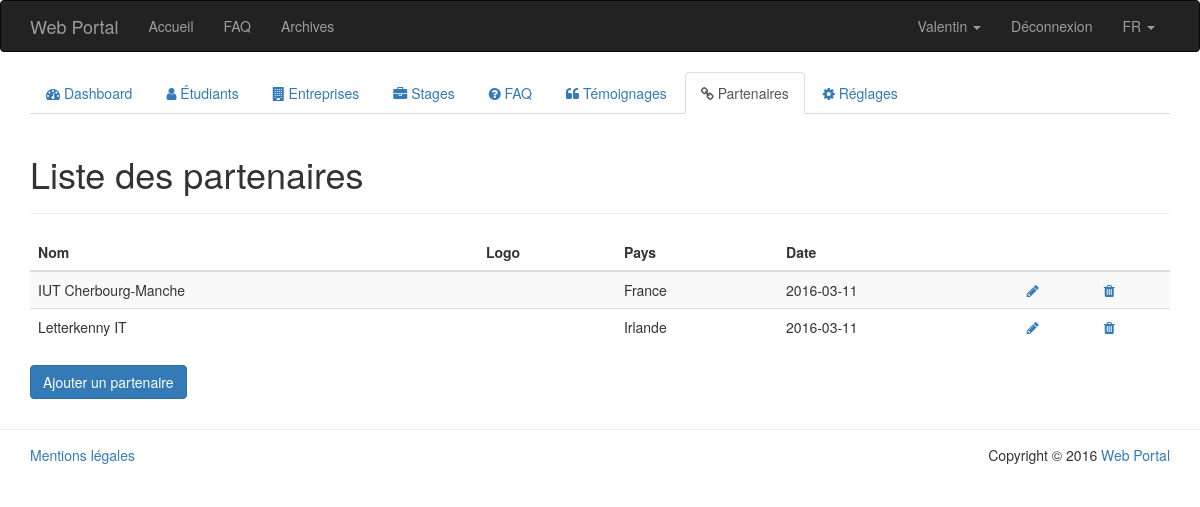
Page /PHP/public/index.php?page=admin/partners-list (signed in) on the earlier database version.
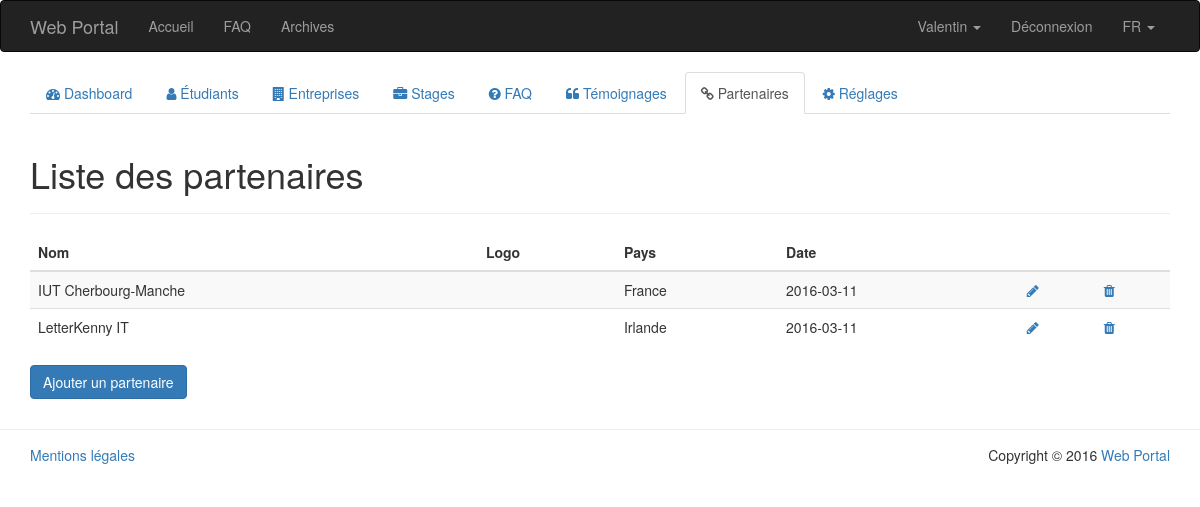
Same page on the later database version.
### tables this page shows
CREATE TABLE IF NOT EXISTS `student` (
  `id` int(11) NOT NULL AUTO_INCREMENT,
  `first_name` varchar(64) NOT NULL,
  `last_name` varchar(64) NOT NULL,
  `country` enum('France','Irlande') NOT NULL,
  `skill` int(11) NOT NULL,
  `email` varchar(64) NOT NULL,
  `password` varchar(64) NOT NULL,
  `cv` varchar(128) NOT NULL,
  `portfolio` varchar(128) NOT NULL,
  `admin` tinyint(1) NOT NULL DEFAULT '0',
  `available` tinyint(1) NOT NULL DEFAULT '1',
  `activated` tinyint(1) NOT NULL,
  `register_date` date NOT NULL,
  PRIMARY KEY (`id`),
  KEY `skill` (`skill`)
);

CREATE TABLE IF NOT EXISTS `partner` (
  `id` int(11) NOT NULL AUTO_INCREMENT,
  `name` varchar(64) NOT NULL,
  `logo` varchar(128) NOT NULL,
  `country` enum('France','Irlande') NOT NULL,
  `register_date` date NOT NULL,
  PRIMARY KEY (`id`)
);

### PHP/app/model/Autoloader.php (called while the page is built, shortened)
<?php
	class Autoloader {
		public static function appAutoload($class) {
			$class = str_replace('\\', '/', $class);
		}
	}
?>

### PHP/app/model/Student.class.php (called while the page is built, shortened)
<?php
	class Student {
		public function __get($nom){
			return $this->$nom;
		}
		public static function getStudentById($id) {
			$db = PDOConnexion::getInstance();
			$sql = 'SELECT * FROM student WHERE id = :id';
			$sth = $db->prepare($sql);
			$sth->setFetchMode(PDO::FETCH_CLASS|PDO::FETCH_PROPS_LATE, 'Student');
			$sth->execute(array(
				':id' => $id
			));
			return $sth->fetch();
		}
	}
?>

### PHP/app/model/Partner.class.php (called while the page is built, shortened)
<?php
	class Partner {
		public function __get($nom){
			return $this->$nom;
		}
		public static function getPartnersList() {
			$db = PDOConnexion::getInstance();
			$sql = 'SELECT * FROM partner';
			$sth = $db->prepare($sql);
			$sth->setFetchMode(PDO::FETCH_CLASS|PDO::FETCH_PROPS_LATE, 'Partner');
			$sth->execute();
			return $sth->fetchAll();
		}
	}
?>

### PHP/app/view/admin/partners-list.php (the view, shortened to what this page needs)
<div class="col-md-12">
	<div class="page-header">
		<h1>
			Liste des partenaires
		</h1>
	</div>
	<table class="table table-striped">
		<thead>
			<tr>
				<th>Nom</th>
				<th>Logo</th>
				<th>Pays</th>
				<th>Date</th>
				<th></th>
				<th></th>
			</tr>
		</thead>
		<?php
			foreach (Partner::getPartnersList() as $partner) {
				echo '<tr data-id=' . $partner->id . '>';
					echo '<td>' . $partner->name . '</td>';
					echo '<td>' . $partner->logo . '</td>';
					echo '<td>' . $partner->country . '</td>';
					echo '<td>' . $partner->register_date . '</td>';
					echo '<td><a href="index.php?page=admin/partner-edit&amp;id=' . $partner->id . '" data-toggle="tooltip" title="Modifier"><i class="fa fa-pencil"></i></a></td>';
					echo '<td><a href="#" title="Supprimer" data-action="delete" data-toggle="tooltip" title="Supprimer"><i class="fa fa-trash"></i></a></td>';
				echo '</tr>';
			}
		?>
	</table>
	<a href="index.php?page=admin/add-partner" class="btn btn-primary">Ajouter un partenaire</a>
</div>

### PHP/public/index.php (shortened to what this page needs)
<?php
	require_once (APP . '/model/Autoloader.php');
	if (substr($_GET['page'], 0, 6) == 'admin/') {
		if (App::isAdmin()) {
			require_once(APP . '/view/admin/header.php');
			require_once(APP . '/view/' . $_GET['page'] . '.php');
			require_once(APP . '/view/admin/footer.php');
		}
		else {
			App::getHeader(404);
		}
	}
?>

### PHP/app/view/admin/header.php (shortened to what this page needs)
<!DOCTYPE html>
<html lang="fr">
	<head>
		<link href="css/bootstrap.min.css" rel="stylesheet">
		<link href="https://maxcdn.bootstrapcdn.com/font-awesome/4.5.0/css/font-awesome.min.css" rel="stylesheet">
	</head>
	<body>
		<nav class="navbar navbar-inverse">
			<div class="container">
				<div class="navbar-header">
					<a class="navbar-brand" href="index.php?page=home"><?php echo App::$siteTitle; ?></a>
				</div>
				<div id="navbar" class="collapse navbar-collapse">
					<ul class="nav navbar-nav">
						<li<?php App::isCurrentPage('home'); ?>><a href="index.php?page=home">Accueil</a></li>
						<li<?php App::isCurrentPage('faq'); ?>><a href="index.php?page=faq">FAQ</a></li>
						<li<?php App::isCurrentPage('archives'); ?>><a href="index.php?page=archives">Archives</a></li>
					</ul>
					<ul class="nav navbar-nav navbar-right">
						<?php if (App::isLogged()) : ?>
							<?php $member = App::getMember(); ?>
							<?php if (get_class($member) == 'Student') : ?>
								<li class="dropdown">
									<a id="student-dropdown" href="#" class="dropdown-toggle" data-toggle="dropdown" role="button" aria-haspopup="true" aria-expanded="false">
										<?php echo $member->first_name; ?>
										<span class="caret"></span>
									</a>
								</li>
							<?php endif; ?>
							<li><a href="index.php?page=signout">Déconnexion</a></li>
						<?php endif; ?>
						<li class="dropdown">
							<a id="lang-dropdown" href="#" class="dropdown-toggle" data-toggle="dropdown" role="button" aria-haspopup="true" aria-expanded="false">
								FR
								<span class="caret"></span>
							</a>
						</li>
                    </ul>
				</div>
			</div>
		</nav>
		<div class="container">
			<div class="row">
				<div class="col-md-12">
					<ul class="nav nav-tabs">
						<li role="presentation"<?php App::isCurrentPage('admin/home'); ?>><a href="index.php?page=admin/home"><i class="fa fa-tachometer"></i> Dashboard</a></li>
						<li role="presentation"><a href="index.php?page=admin/students-list"><i class="fa fa-user"></i> Étudiants</a></li>
						<li role="presentation"<?php App::isCurrentPage('admin/companies-list'); ?>><a href="index.php?page=admin/companies-list"><i class="fa fa-building"></i> Entreprises</a></li>
						<li role="presentation"<?php App::isCurrentPage('admin/internships-list'); ?>><a href="index.php?page=admin/internships-list"><i class="fa fa-briefcase"></i> Stages</a></li>
						<li role="presentation"<?php App::isCurrentPage('admin/faq-list'); ?>><a href="index.php?page=admin/faq-list"><i class="fa fa-question-circle"></i> FAQ</a></li>
						<li role="presentation"<?php App::isCurrentPage('admin/testimonials-list'); ?>><a href="index.php?page=admin/testimonials-list"><i class="fa fa-quote-left"></i> Témoignages</a></li>
						<li role="presentation"<?php App::isCurrentPage('admin/partners-list'); ?>><a href="index.php?page=admin/partners-list"><i class="fa fa-link"></i> Partenaires</a></li>
						<li role="presentation"<?php App::isCurrentPage('admin/settings'); ?>><a href="index.php?page=admin/settings"><i class="fa fa-cog"></i> Réglages</a></li>
					</ul>
				</div>
			</div>
			<div class="row">

### PHP/app/model/App.class.php (shortened to what this page needs)
<?php
	class App {
		public static function isCurrentPage($page) {
			if ($_GET['page'] == $page) {
				echo ' class="active"';
			}
		}
		public static function isLogged() {
			if (isset($_SESSION['email']) && !empty($_SESSION['email'])) {
				return true;
			}
			return false;
		}
		public static function isStudent() {
			if (self::isLogged() && $_SESSION['type'] == 'student') {
				return true;
			}
			return false;
		}
		public static function isAdmin() {
			if (self::isStudent()) {
				$student = Student::getStudentById($_SESSION['id']);
				if ($student->admin) {
					return true;
				}
				return false;
			}
			return false;
		}
		public static function getMember() {
			if (self::isLogged()) {
				if ($_SESSION['type'] == 'student') {
					return Student::getStudentById($_SESSION['id']);
				}
				return false;
			}
			return false;
		}
	}
?>

### PHP/app/view/admin/footer.php (shortened to what this page needs)
			</div>
		</div>
		<footer id="footer" style="border-top: 1px solid #ededed; margin-top: 30px; padding: 15px 0;">
			<div class="container">
				<div class="row">
					<div class="col-md-8">
						<a href="index.php?page=legal">Mentions légales</a>
					</div>
					<div class="col-md-4 text-right">
						Copyright &copy; <?php echo date('Y') . ' <a href="index.php?page=home">' . App::$siteTitle . '</a>'; ?>
					</div>
				</div>
			</div>
		</footer>
	</body>
</html>

Differences in the rows shown:
removed partner: name "Letterkenny IT", country "Irlande", register_date "2016-03-11"
added partner: name "LetterKenny IT", country "Irlande", register_date "2016-03-11"
